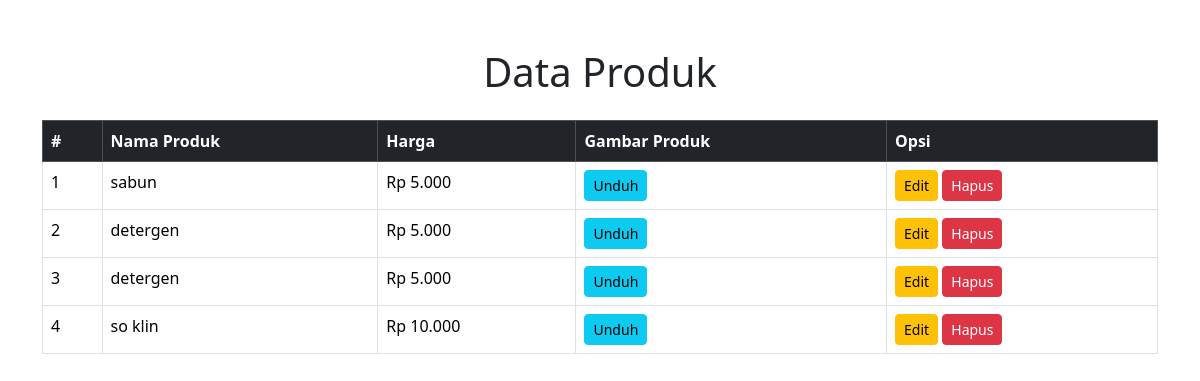
Before: /show.php with the older database file.
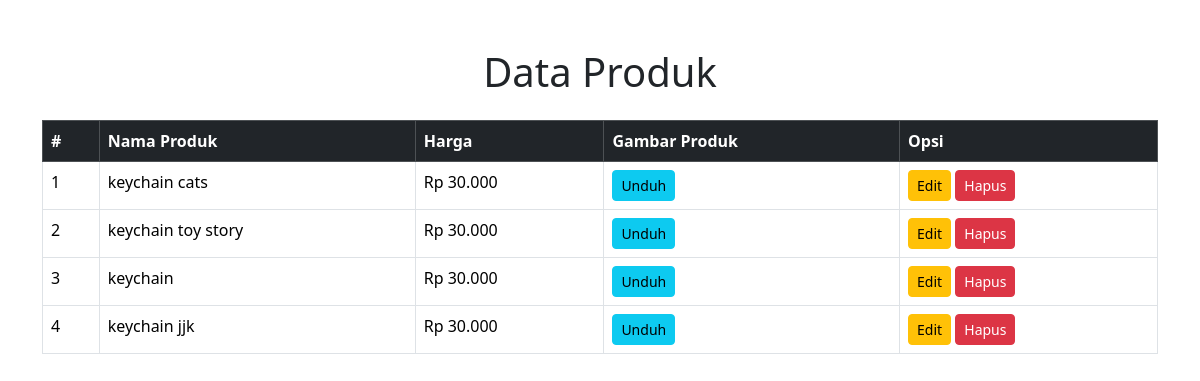
After: the same page with the newer database file.
### tables this page shows
CREATE TABLE `products` (
  `id` int NOT NULL,
  `name` varchar(255) NOT NULL,
  `price` int NOT NULL,
  `image` varchar(255) NOT NULL,
  `created_at` timestamp NOT NULL DEFAULT CURRENT_TIMESTAMP,
  `updated_at` timestamp NULL DEFAULT NULL
);

### show.php (the view, shortened to what this page needs)
<!DOCTYPE html>
<html lang="en">
<head>
    <link href="https://cdn.jsdelivr.net/npm/bootstrap@5.3.2/dist/css/bootstrap.min.css" rel="stylesheet">
</head>
<body>
    <div class="container mt-5">
        <h1 class="text-center mb-4">Data Produk</h1>
        <table class="table table-bordered">
            <thead class="table-dark">
                <tr>
                    <th>#</th>
                    <th>Nama Produk</th>
                    <th>Harga</th>
                    <th>Gambar Produk</th>
                    <th>Opsi</th>
                </tr>
            </thead>
            <tbody>
                <?php
                    require './config/db.php';
                    $products = mysqli_query($db_connect, "SELECT * FROM products");
                    $no = 1;
                    while($row = mysqli_fetch_assoc($products)) {
                ?>
                <tr>
                    <td><?= $no++; ?></td>
                    <td><?= htmlspecialchars($row['name']); ?></td>
                    <td>Rp <?= number_format($row['price'], 0, ',', '.'); ?></td>
                    <td>
                        <a href="<?= htmlspecialchars($row['image']); ?>" target="_blank" class="btn btn-info btn-sm">Unduh</a>
                    </td>
                    <td>
                        <a href="edit.php?id=<?= $row['id']; ?>" class="btn btn-warning btn-sm">Edit</a>
                        <a href="delete.php?id=<?= $row['id']; ?>" class="btn btn-danger btn-sm" onclick="return confirm('Apakah Anda yakin ingin menghapus produk ini?')">Hapus</a>
                    </td>
                </tr>
                <?php } ?>
            </tbody>
        </table>
    </div>
</body>
</html>

Changed rows visible on the page:
removed products: name "sabun", price "5.000"
removed products: name "detergen", price "5.000"
removed products: name "detergen", price "5.000"
removed products: name "so klin", price "10.000"
added products: name "keychain cats", price "30.000"
added products: name "keychain toy story", price "30.000"
added products: name "keychain", price "30.000"
added products: name "keychain jjk", price "30.000"
